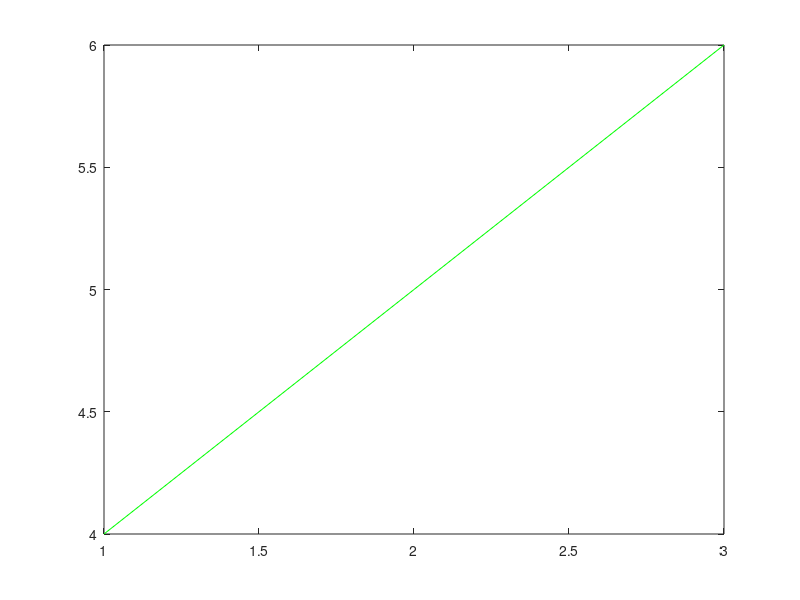

Write the MATLAB code that produced this figure. (Note: this script raises an error after producing the figure.)
% u11_hgm - what the hgM variable of an R2025b .fig holds. Headless.
here = fileparts(mfilename('fullpath'));
out = fullfile(here, 'figs');
f = figure('Visible', 'off', 'Name', 'tiny', 'Color', [1 0 0]);
ax = axes(f);
plot(ax, [1 2 3], [4 5 6], 'g', 'Tag', 'L1');
savefig(f, fullfile(out, 'u11_tiny.fig'));
delete(f);
s = load(fullfile(out, 'u11_tiny.fig'), '-mat');
g = s.hgM_080000.GraphicsObjects;
fprintf('GraphicsObjects class %s\n', class(g));
mc = metaclass(g);
for p = mc.PropertyList'
    fprintf('  prop %s (Transient=%d Dependent=%d)\n', p.Name, p.Transient, p.Dependent);
end
w = warning('off', 'MATLAB:structOnObject');
st = struct(g);
warning(w);
fn = fieldnames(st);
for i = 1:numel(fn)
    v = st.(fn{i});
    fprintf('  field %s: %s %s\n', fn{i}, class(v), mat2str(size(v)));
end
if isfield(st, 'Format3Data')
    d = st.Format3Data;
    fprintf('Format3Data: %s %s\n', class(d), mat2str(size(d)));
    if isa(d, 'uint8')
        fid = fopen(fullfile(out, 'u11_tiny.f3d'), 'w'); fwrite(fid, d, 'uint8'); fclose(fid);
        fprintf('first bytes: %s\n', mat2str(d(1:min(64, end))'));
    elseif iscell(d)
        for i = 1:numel(d), fprintf('  cell %d: %s %s\n', i, class(d{i}), mat2str(size(d{i}))); end
    end
end
% the documented route back
h = hgload(fullfile(out, 'u11_tiny.fig'));
fprintf('hgload: %s, line color %s\n', class(h), mat2str(findobj(h, 'Tag', 'L1').Color));
delete(h);
% a string and a datetime in a plain MAT-file, for the subsystem layout
str = "hello"; strs = ["a" "bc"; "def" "g"]; dt = datetime(2026, 10, 7); %#ok<NASGU>
save(fullfile(out, 'u11_strings.mat'), 'str', 'strs');
